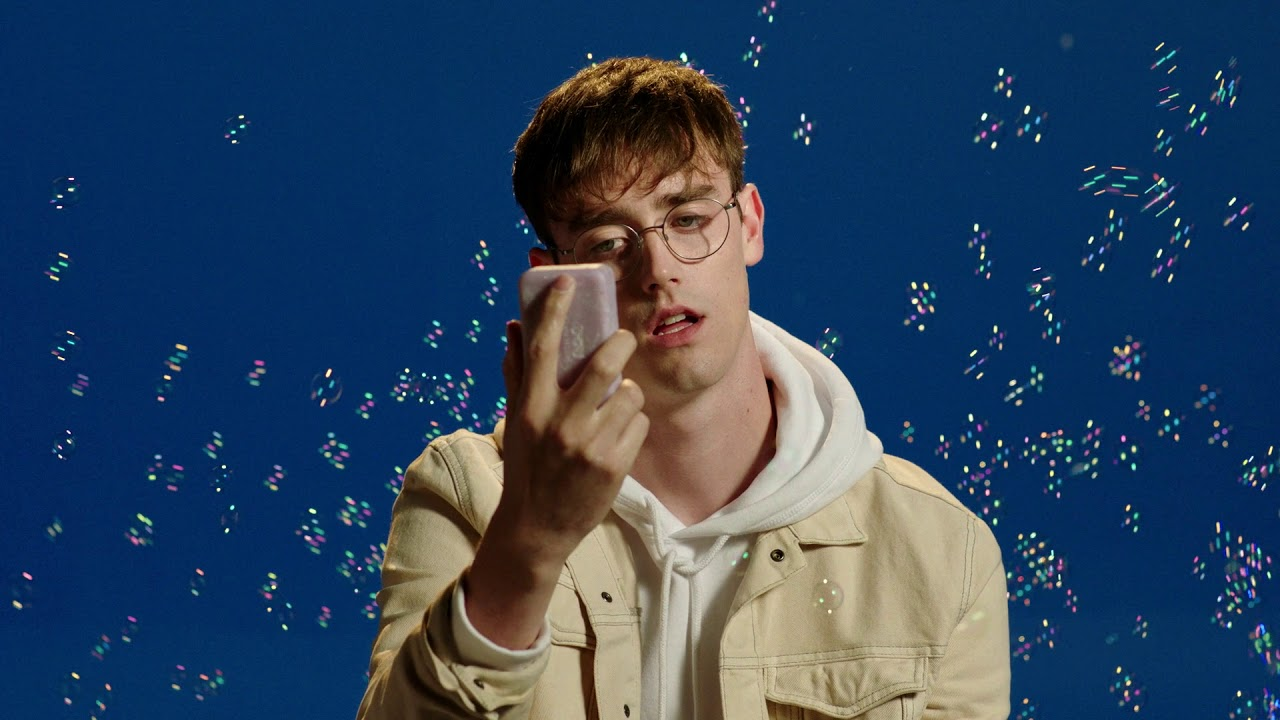
#> input picture bambi.jpg, 1280 x 720 px
$ python image_detector.py bambi.jpg 3
#> lines starting #> are read from the running program, lines starting #| are printed output that depends on the picture
#| (720, 1280, 3)
import cv2
import sys
import matplotlib.pyplot as plt
import numpy as np
from tqdm import tqdm
def partition_slow(img):
	with tqdm(total=img.shape[0]*img.shape[1]) as pbar:
		for r in range(img.shape[0]):
			for c in range(img.shape[1]):
				r_index = int(img[r][c][0] / 256 * NUM_PARTITIONS)
				g_index = int(img[r][c][1] / 256 * NUM_PARTITIONS)
				b_index = int(img[r][c][2] / 256 * NUM_PARTITIONS)
				if (r_index, g_index, b_index) in partitions_sums:
					partitions_sums[(r_index, g_index, b_index)] += 1
				else:
					partitions_sums[(r_index, g_index, b_index)] = 1
				pbar.update(1)

def partition_fast(img):
	img = img.astype(np.float32)
	img /= 256.
	img *= NUM_PARTITIONS
	img = img.astype(np.int8)
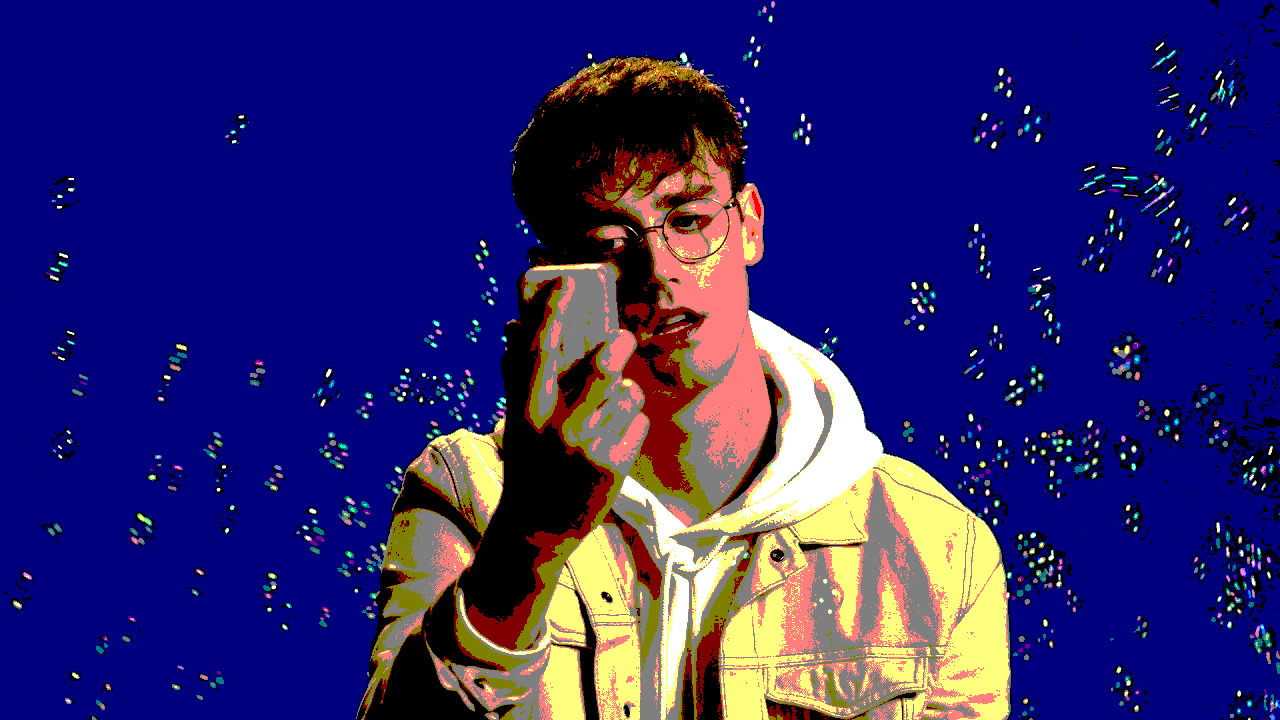
#> img: shape (720, 1280, 3) int8; mean R, G, B 0.355, 0.291, 0.875; drawn with min black and max white
	with tqdm(total=NUM_PARTITIONS**3) as pbar:
		for r in range(NUM_PARTITIONS):
			for g in range(NUM_PARTITIONS):
				for b in range(NUM_PARTITIONS):
					partitions_sums[(r,g,b)] = (img==(r,g,b)).all(axis=-1).sum()
				pbar.update(NUM_PARTITIONS)
#> after the loop, partitions_sums = 27 items


NUM_PARTITIONS = int(sys.argv[2]) # This will be how many times the color line will be divided.
# Since there are 3 color lines, there will be a total of NUM_PARTITIONS^3 colors.

img = cv2.cvtColor(cv2.imread(sys.argv[1], cv2.IMREAD_COLOR), cv2.COLOR_BGR2RGB)
print(img.shape)
plt.imshow(img)
plt.show()
partitions_sums = {}
if NUM_PARTITIONS**3 < img.shape[0]*img.shape[1]:
	print('Computing distribution of each partition using numpy array element-wise functions...')
	partition_fast(img)
else:
	print('Computing distribution of each partition by looping through the entire image...')
	partition_slow(img)


colors = []
sums = []
offset = 256/(NUM_PARTITIONS*2)
#> offset = 42.67
for key in partitions_sums.keys():
	color = [((key[0]*256)/NUM_PARTITIONS + offset)/255.,
			((key[1]*256)/NUM_PARTITIONS + offset)/255.,
			((key[2]*256)/NUM_PARTITIONS + offset)/255.]
	colors.append(color)
	sums.append(partitions_sums[key])
#> this loop made 27 passes
#> (key, color) on passes 1 to 12: ((0, 0, 0), [0.167, 0.167, 0.167]), ((0, 0, 1), [0.167, 0.167, 0.502]), ((0, 0, 2), [0.167, 0.167, 0.837]), ((0, 1, 0), [0.167, 0.502, 0.167]), ((0, 1, 1), [0.167, 0.502, 0.502]), ((0, 1, 2), [0.167, 0.502, 0.837]), ((0, 2, 0), [0.167, 0.837, 0.167]), ((0, 2, 1), [0.167, 0.837, 0.502]), ((0, 2, 2), [0.167, 0.837, 0.837]), ((1, 0, 0), [0.502, 0.167, 0.167]), ((1, 0, 1), [0.502, 0.167, 0.502]), ((1, 0, 2), [0.502, 0.167, 0.837])
#> after the loop, colors = 27 items, first 6: [0.167, 0.167, 0.167], [0.167, 0.167, 0.502], [0.167, 0.167, 0.837], [0.167, 0.502, 0.167], [0.167, 0.502, 0.502], [0.167, 0.502, 0.837]; sums = 27 values, max 611101 at index 1, min 0 at index 6, mean 34133.3
sums, colors = zip(*sorted(zip(sums, colors), reverse=True))
#> sums = 27 values, max 611101 at index 0, min 0 at index 23, mean 34133.3; colors = 27 items, first 6: [0.167, 0.167, 0.502], [0.167, 0.167, 0.167], [0.502, 0.502, 0.502], [0.837, 0.837, 0.502], [0.837, 0.502, 0.502], [0.502, 0.167, 0.167]
plt.bar(range(len(colors)), sums, color=colors, width=1)
plt.tick_params(axis='x', which='both',bottom=False)
plt.show()
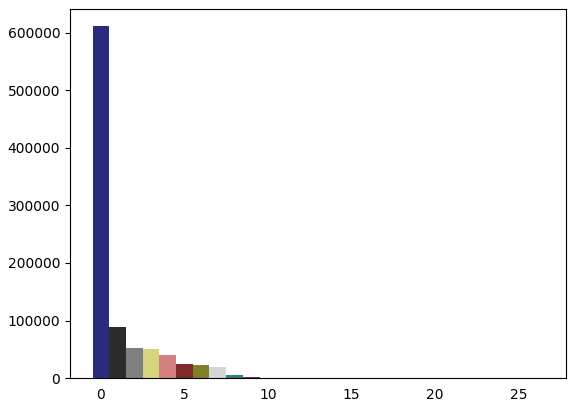
#> figure drawn by matplotlib, 1 panel; tallest bar 611101 high, from x = -0.5 to 0.5
